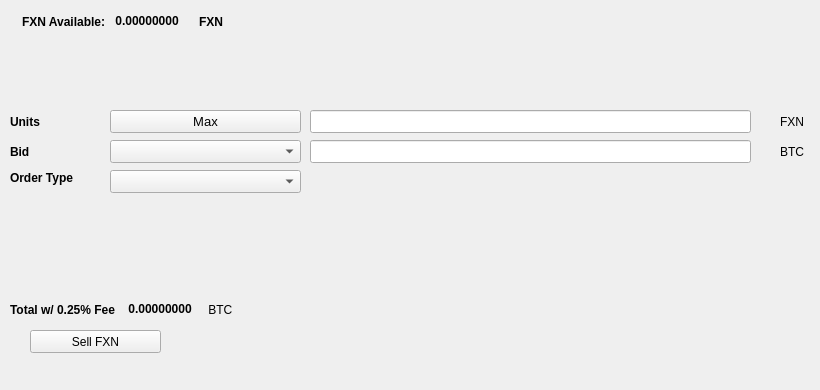
   <widget class="QWidget" name="SellTab">
    <attribute name="title">
     <string>Sell</string>
    </attribute>
    <widget class="QLabel" name="label_16">
     <property name="geometry">
      <rect>
       <x>780</x>
       <y>140</y>
       <width>31</width>
       <height>23</height>
      </rect>
     </property>
     <property name="text">
      <string>BTC</string>
     </property>
    </widget>
    <widget class="QComboBox" name="SellBidcomboBox">
     <property name="geometry">
      <rect>
       <x>110</x>
       <y>140</y>
       <width>191</width>
       <height>23</height>
      </rect>
     </property>
     <property name="font">
      <font>
       <pointsize>10</pointsize>
      </font>
     </property>
    </widget>
    <widget class="QLabel" name="label_18">
     <property name="geometry">
      <rect>
       <x>10</x>
       <y>110</y>
       <width>46</width>
       <height>23</height>
      </rect>
     </property>
     <property name="font">
      <font>
       <weight>75</weight>
       <bold>true</bold>
      </font>
     </property>
     <property name="text">
      <string>Units</string>
     </property>
    </widget>
    <widget class="QPushButton" name="Sell_Max_Amount">
     <property name="geometry">
      <rect>
       <x>110</x>
       <y>110</y>
       <width>191</width>
       <height>23</height>
      </rect>
     </property>
     <property name="font">
      <font>
       <pointsize>10</pointsize>
      </font>
     </property>
     <property name="text">
      <string>Max</string>
     </property>
    </widget>
    <widget class="QLabel" name="label_20">
     <property name="geometry">
      <rect>
       <x>10</x>
       <y>170</y>
       <width>91</width>
       <height>16</height>
      </rect>
     </property>
     <property name="font">
      <font>
       <weight>75</weight>
       <bold>true</bold>
      </font>
     </property>
     <property name="text">
      <string>Order Type</string>
     </property>
    </widget>
    <widget class="QComboBox" name="SellOrdertypeCombo">
     <property name="geometry">
      <rect>
       <x>110</x>
       <y>170</y>
       <width>191</width>
       <height>23</height>
      </rect>
     </property>
     <property name="font">
      <font>
       <pointsize>10</pointsize>
      </font>
     </property>
    </widget>
    <widget class="QLabel" name="label_21">
     <property name="geometry">
      <rect>
       <x>10</x>
       <y>140</y>
       <width>46</width>
       <height>23</height>
      </rect>
     </property>
     <property name="font">
      <font>
       <weight>75</weight>
       <bold>true</bold>
      </font>
     </property>
     <property name="text">
      <string>Bid</string>
     </property>
    </widget>
    <widget class="QLabel" name="label_22">
     <property name="geometry">
      <rect>
       <x>780</x>
       <y>110</y>
       <width>31</width>
       <height>23</height>
      </rect>
     </property>
     <property name="text">
      <string>FXN</string>
     </property>
    </widget>
    <widget class="QLineEdit" name="UnitsInputFXN">
     <property name="geometry">
      <rect>
       <x>310</x>
       <y>110</y>
       <width>441</width>
       <height>23</height>
      </rect>
     </property>
     <property name="font">
      <font>
       <pointsize>9</pointsize>
       <weight>75</weight>
       <bold>true</bold>
      </font>
     </property>
    </widget>
    <widget class="QLineEdit" name="SellBidPriceEdit">
     <property name="geometry">
      <rect>
       <x>310</x>
       <y>140</y>
       <width>441</width>
       <height>23</height>
      </rect>
     </property>
     <property name="font">
      <font>
       <pointsize>9</pointsize>
       <weight>75</weight>
       <bold>true</bold>
      </font>
     </property>
    </widget>
    <widget class="QPushButton" name="SellFXNBTN">
     <property name="geometry">
      <rect>
       <x>30</x>
       <y>330</y>
       <width>131</width>
       <height>23</height>
      </rect>
     </property>
     <property name="text">
      <string>Sell FXN</string>
     </property>
     <property name="icon">
      <iconset resource="../fxn">
       <normaloff>:/icons/bitcoin</normaloff>:/icons/bitcoin</iconset>
     </property>
    </widget>
    <widget class="QWidget" name="layoutWidget3">
     <property name="geometry">
      <rect>
       <x>22</x>
       <y>12</y>
       <width>258</width>
       <height>19</height>
      </rect>
     </property>
     <layout class="QHBoxLayout" name="horizontalLayout">
      <item>
       <widget class="QLabel" name="label232_2">
        <property name="font">
         <font>
          <weight>75</weight>
          <bold>true</bold>
         </font>
        </property>
        <property name="text">
         <string>FXN Available:</string>
        </property>
       </widget>
      </item>
      <item>
       <widget class="QLabel" name="FXNAvailableLabel">
        <property name="palette">
         <palette>
          <active>
           <colorrole role="WindowText">
            <brush brushstyle="SolidPattern">
             <color alpha="255">
              <red>0</red>
              <green>0</green>
              <blue>0</blue>
             </color>
            </brush>
           </colorrole>
           <colorrole role="Button">
            <brush brushstyle="SolidPattern">
             <color alpha="255">
              <red>0</red>
              <green>170</green>
              <blue>0</blue>
             </color>
            </brush>
           </colorrole>
           <colorrole role="Light">
            <brush brushstyle="SolidPattern">
             <color alpha="255">
              <red>0</red>
              <green>255</green>
              <blue>0</blue>
             </color>
            </brush>
           </colorrole>
           <colorrole role="Midlight">
            <brush brushstyle="SolidPattern">
             <color alpha="255">
              <red>0</red>
              <green>212</green>
              <blue>0</blue>
             </color>
            </brush>
           </colorrole>
           <colorrole role="Dark">
            <brush brushstyle="SolidPattern">
             <color alpha="255">
              <red>0</red>
              <green>85</green>
              <blue>0</blue>
             </color>
            </brush>
           </colorrole>
           <colorrole role="Mid">
            <brush brushstyle="SolidPattern">
             <color alpha="255">
              <red>0</red>
              <green>113</green>
              <blue>0</blue>
             </color>
            </brush>
           </colorrole>
           <colorrole role="Text">
            <brush brushstyle="SolidPattern">
             <color alpha="255">
              <red>0</red>
              <green>170</green>
              <blue>0</blue>
             </color>
            </brush>
           </colorrole>
           <colorrole role="BrightText">
            <brush brushstyle="SolidPattern">
             <color alpha="255">
              <red>255</red>
              <green>255</green>
              <blue>255</blue>
             </color>
            </brush>
           </colorrole>
           <colorrole role="ButtonText">
            <brush brushstyle="SolidPattern">
             <color alpha="255">
              <red>0</red>
              <green>0</green>
              <blue>0</blue>
             </color>
            </brush>
           </colorrole>
           <colorrole role="Base">
            <brush brushstyle="SolidPattern">
             <color alpha="255">
              <red>255</red>
              <green>255</green>
              <blue>255</blue>
             </color>
            </brush>
           </colorrole>
           <colorrole role="Window">
            <brush brushstyle="SolidPattern">
             <color alpha="255">
              <red>0</red>
              <green>170</green>
              <blue>0</blue>
             </color>
            </brush>
           </colorrole>
           <colorrole role="Shadow">
            <brush brushstyle="SolidPattern">
             <color alpha="255">
              <red>0</red>
              <green>0</green>
              <blue>0</blue>
             </color>
            </brush>
           </colorrole>
           <colorrole role="AlternateBase">
            <brush brushstyle="SolidPattern">
             <color alpha="255">
              <red>127</red>
              <green>212</green>
              <blue>127</blue>
             </color>
            </brush>
           </colorrole>
           <colorrole role="ToolTipBase">
            <brush brushstyle="SolidPattern">
             <color alpha="255">
              <red>255</red>
              <green>255</green>
              <blue>220</blue>
             </color>
            </brush>
           </colorrole>
           <colorrole role="ToolTipText">
            <brush brushstyle="SolidPattern">
             <color alpha="255">
              <red>0</red>
              <green>0</green>
              <blue>0</blue>
             </color>
            </brush>
           </colorrole>
          </active>
          <inactive>
           <colorrole role="WindowText">
            <brush brushstyle="SolidPattern">
             <color alpha="255">
              <red>0</red>
              <green>0</green>
              <blue>0</blue>
             </color>
            </brush>
           </colorrole>
           <colorrole role="Button">
            <brush brushstyle="SolidPattern">
             <color alpha="255">
              <red>0</red>
              <green>170</green>
              <blue>0</blue>
             </color>
            </brush>
           </colorrole>
           <colorrole role="Light">
            <brush brushstyle="SolidPattern">
             <color alpha="255">
              <red>0</red>
              <green>255</green>
              <blue>0</blue>
             </color>
            </brush>
           </colorrole>
           <colorrole role="Midlight">
            <brush brushstyle="SolidPattern">
             <color alpha="255">
              <red>0</red>
              <green>212</green>
              <blue>0</blue>
             </color>
            </brush>
           </colorrole>
           <colorrole role="Dark">
            <brush brushstyle="SolidPattern">
             <color alpha="255">
              <red>0</red>
              <green>85</green>
              <blue>0</blue>
             </color>
            </brush>
           </colorrole>
           <colorrole role="Mid">
            <brush brushstyle="SolidPattern">
             <color alpha="255">
              <red>0</red>
              <green>113</green>
              <blue>0</blue>
             </color>
            </brush>
           </colorrole>
           <colorrole role="Text">
            <brush brushstyle="SolidPattern">
             <color alpha="255">
              <red>0</red>
              <green>170</green>
              <blue>0</blue>
             </color>
            </brush>
           </colorrole>
           <colorrole role="BrightText">
            <brush brushstyle="SolidPattern">
             <color alpha="255">
              <red>255</red>
              <green>255</green>
              <blue>255</blue>
             </color>
            </brush>
           </colorrole>
           <colorrole role="ButtonText">
            <brush brushstyle="SolidPattern">
             <color alpha="255">
              <red>0</red>
              <green>0</green>
              <blue>0</blue>
             </color>
            </brush>
           </colorrole>
           <colorrole role="Base">
            <brush brushstyle="SolidPattern">
             <color alpha="255">
              <red>255</red>
              <green>255</green>
              <blue>255</blue>
             </color>
            </brush>
           </colorrole>
           <colorrole role="Window">
            <brush brushstyle="SolidPattern">
             <color alpha="255">
              <red>0</red>
              <green>170</green>
              <blue>0</blue>
             </color>
            </brush>
           </colorrole>
           <colorrole role="Shadow">
            <brush brushstyle="SolidPattern">
             <color alpha="255">
              <red>0</red>
              <green>0</green>
              <blue>0</blue>
             </color>
            </brush>
           </colorrole>
           <colorrole role="AlternateBase">
            <brush brushstyle="SolidPattern">
             <color alpha="255">
              <red>127</red>
              <green>212</green>
              <blue>127</blue>
             </color>
            </brush>
           </colorrole>
           <colorrole role="ToolTipBase">
            <brush brushstyle="SolidPattern">
             <color alpha="255">
              <red>255</red>
              <green>255</green>
              <blue>220</blue>
             </color>
            </brush>
           </colorrole>
           <colorrole role="ToolTipText">
            <brush brushstyle="SolidPattern">
             <color alpha="255">
              <red>0</red>
              <green>0</green>
              <blue>0</blue>
             </color>
            </brush>
           </colorrole>
          </inactive>
          <disabled>
           <colorrole role="WindowText">
            <brush brushstyle="SolidPattern">
             <color alpha="255">
              <red>0</red>
              <green>85</green>
              <blue>0</blue>
             </color>
            </brush>
           </colorrole>
           <colorrole role="Button">
            <brush brushstyle="SolidPattern">
             <color alpha="255">
              <red>0</red>
              <green>170</green>
              <blue>0</blue>
             </color>
            </brush>
           </colorrole>
           <colorrole role="Light">
            <brush brushstyle="SolidPattern">
             <color alpha="255">
              <red>0</red>
              <green>255</green>
              <blue>0</blue>
             </color>
            </brush>
           </colorrole>
           <colorrole role="Midlight">
            <brush brushstyle="SolidPattern">
             <color alpha="255">
              <red>0</red>
              <green>212</green>
              <blue>0</blue>
             </color>
            </brush>
           </colorrole>
           <colorrole role="Dark">
            <brush brushstyle="SolidPattern">
             <color alpha="255">
              <red>0</red>
              <green>85</green>
              <blue>0</blue>
             </color>
            </brush>
           </colorrole>
           <colorrole role="Mid">
            <brush brushstyle="SolidPattern">
             <color alpha="255">
              <red>0</red>
              <green>113</green>
              <blue>0</blue>
             </color>
            </brush>
           </colorrole>
           <colorrole role="Text">
            <brush brushstyle="SolidPattern">
             <color alpha="255">
              <red>0</red>
              <green>85</green>
              <blue>0</blue>
             </color>
            </brush>
           </colorrole>
           <colorrole role="BrightText">
            <brush brushstyle="SolidPattern">
             <color alpha="255">
              <red>255</red>
              <green>255</green>
              <blue>255</blue>
             </color>
            </brush>
           </colorrole>
           <colorrole role="ButtonText">
            <brush brushstyle="SolidPattern">
             <color alpha="255">
              <red>0</red>
              <green>85</green>
              <blue>0</blue>
             </color>
            </brush>
           </colorrole>
           <colorrole role="Base">
            <brush brushstyle="SolidPattern">
             <color alpha="255">
              <red>0</red>
              <green>170</green>
              <blue>0</blue>
             </color>
            </brush>
           </colorrole>
           <colorrole role="Window">
            <brush brushstyle="SolidPattern">
             <color alpha="255">
              <red>0</red>
              <green>170</green>
              <blue>0</blue>
             </color>
            </brush>
           </colorrole>
           <colorrole role="Shadow">
            <brush brushstyle="SolidPattern">
             <color alpha="255">
              <red>0</red>
              <green>0</green>
              <blue>0</blue>
             </color>
            </brush>
           </colorrole>
           <colorrole role="AlternateBase">
            <brush brushstyle="SolidPattern">
             <color alpha="255">
              <red>0</red>
              <green>170</green>
              <blue>0</blue>
             </color>
            </brush>
           </colorrole>
           <colorrole role="ToolTipBase">
            <brush brushstyle="SolidPattern">
             <color alpha="255">
              <red>255</red>
              <green>255</green>
              <blue>220</blue>
             </color>
            </brush>
           </colorrole>
           <colorrole role="ToolTipText">
            <brush brushstyle="SolidPattern">
             <color alpha="255">
              <red>0</red>
              <green>0</green>
              <blue>0</blue>
             </color>
            </brush>
           </colorrole>
          </disabled>
         </palette>
        </property>
        <property name="font">
         <font>
          <weight>75</weight>
          <bold>true</bold>
         </font>
        </property>
        <property name="text">
         <string> 0.00000000 </string>
        </property>
        <property name="textInteractionFlags">
         <set>Qt::LinksAccessibleByMouse|Qt::TextSelectableByKeyboard|Qt::TextSelectableByMouse</set>
        </property>
       </widget>
      </item>
      <item>
       <widget class="QLabel" name="labelFXN">
        <property name="font">
         <font>
          <weight>75</weight>
          <bold>true</bold>
         </font>
        </property>
        <property name="text">
         <string>FXN</string>
        </property>
       </widget>
      </item>
     </layout>
    </widget>
    <widget class="QWidget" name="layoutWidget">
     <property name="geometry">
      <rect>
       <x>10</x>
       <y>300</y>
       <width>268</width>
       <height>19</height>
      </rect>
     </property>
     <layout class="QHBoxLayout" name="horizontalLayout_2">
      <item>
       <widget class="QLabel" name="label_19">
        <property name="font">
         <font>
          <weight>75</weight>
          <bold>true</bold>
         </font>
        </property>
        <property name="text">
         <string>Total w/ 0.25% Fee </string>
        </property>
       </widget>
      </item>
      <item>
       <widget class="QLabel" name="SellCostLabel">
        <property name="palette">
         <palette>
          <active>
           <colorrole role="WindowText">
            <brush brushstyle="SolidPattern">
             <color alpha="255">
              <red>0</red>
              <green>0</green>
              <blue>0</blue>
             </color>
            </brush>
           </colorrole>
           <colorrole role="Button">
            <brush brushstyle="SolidPattern">
             <color alpha="255">
              <red>0</red>
              <green>170</green>
              <blue>0</blue>
             </color>
            </brush>
           </colorrole>
           <colorrole role="Light">
            <brush brushstyle="SolidPattern">
             <color alpha="255">
              <red>0</red>
              <green>255</green>
              <blue>0</blue>
             </color>
            </brush>
           </colorrole>
           <colorrole role="Midlight">
            <brush brushstyle="SolidPattern">
             <color alpha="255">
              <red>0</red>
              <green>212</green>
              <blue>0</blue>
             </color>
            </brush>
           </colorrole>
           <colorrole role="Dark">
            <brush brushstyle="SolidPattern">
             <color alpha="255">
              <red>0</red>
              <green>85</green>
              <blue>0</blue>
             </color>
            </brush>
           </colorrole>
           <colorrole role="Mid">
            <brush brushstyle="SolidPattern">
             <color alpha="255">
              <red>0</red>
              <green>113</green>
              <blue>0</blue>
             </color>
            </brush>
           </colorrole>
           <colorrole role="Text">
            <brush brushstyle="SolidPattern">
             <color alpha="255">
              <red>0</red>
              <green>170</green>
              <blue>0</blue>
             </color>
            </brush>
           </colorrole>
           <colorrole role="BrightText">
            <brush brushstyle="SolidPattern">
             <color alpha="255">
              <red>255</red>
              <green>255</green>
              <blue>255</blue>
             </color>
            </brush>
           </colorrole>
           <colorrole role="ButtonText">
            <brush brushstyle="SolidPattern">
             <color alpha="255">
              <red>0</red>
              <green>0</green>
              <blue>0</blue>
             </color>
            </brush>
           </colorrole>
           <colorrole role="Base">
            <brush brushstyle="SolidPattern">
             <color alpha="255">
              <red>255</red>
              <green>255</green>
              <blue>255</blue>
             </color>
            </brush>
           </colorrole>
           <colorrole role="Window">
            <brush brushstyle="SolidPattern">
             <color alpha="255">
              <red>0</red>
              <green>170</green>
              <blue>0</blue>
             </color>
            </brush>
           </colorrole>
           <colorrole role="Shadow">
            <brush brushstyle="SolidPattern">
             <color alpha="255">
              <red>0</red>
              <green>0</green>
              <blue>0</blue>
             </color>
            </brush>
           </colorrole>
           <colorrole role="AlternateBase">
            <brush brushstyle="SolidPattern">
             <color alpha="255">
              <red>127</red>
              <green>212</green>
              <blue>127</blue>
             </color>
            </brush>
           </colorrole>
           <colorrole role="ToolTipBase">
            <brush brushstyle="SolidPattern">
             <color alpha="255">
              <red>255</red>
              <green>255</green>
              <blue>220</blue>
             </color>
            </brush>
           </colorrole>
           <colorrole role="ToolTipText">
            <brush brushstyle="SolidPattern">
             <color alpha="255">
              <red>0</red>
              <green>0</green>
              <blue>0</blue>
             </color>
            </brush>
           </colorrole>
          </active>
          <inactive>
           <colorrole role="WindowText">
            <brush brushstyle="SolidPattern">
             <color alpha="255">
              <red>0</red>
              <green>0</green>
              <blue>0</blue>
             </color>
            </brush>
           </colorrole>
           <colorrole role="Button">
            <brush brushstyle="SolidPattern">
             <color alpha="255">
              <red>0</red>
              <green>170</green>
              <blue>0</blue>
             </color>
            </brush>
           </colorrole>
           <colorrole role="Light">
            <brush brushstyle="SolidPattern">
             <color alpha="255">
              <red>0</red>
              <green>255</green>
              <blue>0</blue>
             </color>
            </brush>
           </colorrole>
           <colorrole role="Midlight">
            <brush brushstyle="SolidPattern">
             <color alpha="255">
              <red>0</red>
              <green>212</green>
              <blue>0</blue>
             </color>
            </brush>
           </colorrole>
           <colorrole role="Dark">
            <brush brushstyle="SolidPattern">
             <color alpha="255">
              <red>0</red>
              <green>85</green>
              <blue>0</blue>
             </color>
            </brush>
           </colorrole>
           <colorrole role="Mid">
            <brush brushstyle="SolidPattern">
             <color alpha="255">
              <red>0</red>
              <green>113</green>
              <blue>0</blue>
             </color>
            </brush>
           </colorrole>
           <colorrole role="Text">
            <brush brushstyle="SolidPattern">
             <color alpha="255">
              <red>0</red>
              <green>170</green>
              <blue>0</blue>
             </color>
            </brush>
           </colorrole>
           <colorrole role="BrightText">
            <brush brushstyle="SolidPattern">
             <color alpha="255">
              <red>255</red>
              <green>255</green>
              <blue>255</blue>
             </color>
            </brush>
           </colorrole>
           <colorrole role="ButtonText">
            <brush brushstyle="SolidPattern">
             <color alpha="255">
              <red>0</red>
              <green>0</green>
              <blue>0</blue>
             </color>
            </brush>
           </colorrole>
           <colorrole role="Base">
            <brush brushstyle="SolidPattern">
             <color alpha="255">
              <red>255</red>
              <green>255</green>
              <blue>255</blue>
             </color>
            </brush>
           </colorrole>
           <colorrole role="Window">
            <brush brushstyle="SolidPattern">
             <color alpha="255">
              <red>0</red>
              <green>170</green>
              <blue>0</blue>
             </color>
            </brush>
           </colorrole>
           <colorrole role="Shadow">
            <brush brushstyle="SolidPattern">
             <color alpha="255">
              <red>0</red>
              <green>0</green>
              <blue>0</blue>
             </color>
            </brush>
           </colorrole>
           <colorrole role="AlternateBase">
            <brush brushstyle="SolidPattern">
             <color alpha="255">
              <red>127</red>
              <green>212</green>
              <blue>127</blue>
             </color>
            </brush>
           </colorrole>
           <colorrole role="ToolTipBase">
            <brush brushstyle="SolidPattern">
             <color alpha="255">
              <red>255</red>
              <green>255</green>
              <blue>220</blue>
             </color>
            </brush>
           </colorrole>
           <colorrole role="ToolTipText">
            <brush brushstyle="SolidPattern">
             <color alpha="255">
              <red>0</red>
              <green>0</green>
              <blue>0</blue>
             </color>
            </brush>
           </colorrole>
          </inactive>
          <disabled>
           <colorrole role="WindowText">
            <brush brushstyle="SolidPattern">
             <color alpha="255">
              <red>0</red>
              <green>85</green>
              <blue>0</blue>
             </color>
            </brush>
           </colorrole>
           <colorrole role="Button">
            <brush brushstyle="SolidPattern">
             <color alpha="255">
              <red>0</red>
              <green>170</green>
              <blue>0</blue>
             </color>
            </brush>
           </colorrole>
           <colorrole role="Light">
            <brush brushstyle="SolidPattern">
             <color alpha="255">
              <red>0</red>
              <green>255</green>
              <blue>0</blue>
             </color>
            </brush>
           </colorrole>
           <colorrole role="Midlight">
            <brush brushstyle="SolidPattern">
             <color alpha="255">
              <red>0</red>
              <green>212</green>
              <blue>0</blue>
             </color>
            </brush>
           </colorrole>
           <colorrole role="Dark">
            <brush brushstyle="SolidPattern">
             <color alpha="255">
              <red>0</red>
              <green>85</green>
              <blue>0</blue>
             </color>
            </brush>
           </colorrole>
           <colorrole role="Mid">
            <brush brushstyle="SolidPattern">
             <color alpha="255">
              <red>0</red>
              <green>113</green>
              <blue>0</blue>
             </color>
            </brush>
           </colorrole>
           <colorrole role="Text">
            <brush brushstyle="SolidPattern">
             <color alpha="255">
              <red>0</red>
              <green>85</green>
              <blue>0</blue>
             </color>
            </brush>
           </colorrole>
           <colorrole role="BrightText">
            <brush brushstyle="SolidPattern">
             <color alpha="255">
              <red>255</red>
              <green>255</green>
              <blue>255</blue>
             </color>
            </brush>
           </colorrole>
           <colorrole role="ButtonText">
            <brush brushstyle="SolidPattern">
             <color alpha="255">
              <red>0</red>
              <green>85</green>
              <blue>0</blue>
             </color>
            </brush>
           </colorrole>
           <colorrole role="Base">
            <brush brushstyle="SolidPattern">
             <color alpha="255">
              <red>0</red>
              <green>170</green>
              <blue>0</blue>
             </color>
            </brush>
           </colorrole>
           <colorrole role="Window">
            <brush brushstyle="SolidPattern">
             <color alpha="255">
              <red>0</red>
              <green>170</green>
              <blue>0</blue>
             </color>
            </brush>
           </colorrole>
           <colorrole role="Shadow">
            <brush brushstyle="SolidPattern">
             <color alpha="255">
              <red>0</red>
              <green>0</green>
              <blue>0</blue>
             </color>
            </brush>
           </colorrole>
           <colorrole role="AlternateBase">
            <brush brushstyle="SolidPattern">
             <color alpha="255">
              <red>0</red>
              <green>170</green>
              <blue>0</blue>
             </color>
            </brush>
           </colorrole>
           <colorrole role="ToolTipBase">
            <brush brushstyle="SolidPattern">
             <color alpha="255">
              <red>255</red>
              <green>255</green>
              <blue>220</blue>
             </color>
            </brush>
           </colorrole>
           <colorrole role="ToolTipText">
            <brush brushstyle="SolidPattern">
             <color alpha="255">
              <red>0</red>
              <green>0</green>
              <blue>0</blue>
             </color>
            </brush>
           </colorrole>
          </disabled>
         </palette>
        </property>
        <property name="font">
         <font>
          <weight>75</weight>
          <bold>true</bold>
         </font>
        </property>
        <property name="autoFillBackground">
         <bool>false</bool>
        </property>
        <property name="text">
         <string> 0.00000000</string>
        </property>
        <property name="textInteractionFlags">
         <set>Qt::LinksAccessibleByMouse|Qt::TextSelectableByMouse</set>
        </property>
       </widget>
      </item>
      <item>
       <widget class="QLabel" name="label_17">
        <property name="font">
         <font>
          <weight>50</weight>
          <bold>false</bold>
         </font>
        </property>
        <property name="text">
         <string> BTC</string>
        </property>
       </widget>
      </item>
     </layout>
    </widget>
    <widget class="QLabel" name="label_23">
     <property name="geometry">
      <rect>
       <x>460</x>
       <y>300</y>
       <width>281</width>
       <height>81</height>
      </rect>
     </property>
     <property name="text">
      <string/>
     </property>
     <property name="pixmap">
      <pixmap>:/images/bittrex</pixmap>
     </property>
    </widget>
   </widget>
